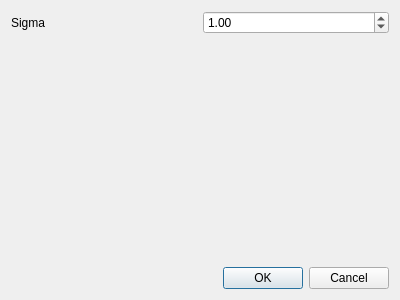
<?xml version="1.0" encoding="UTF-8"?>
<ui version="4.0">
 <class>SmoothEffectWidgetUi</class>
 <widget class="QWidget" name="SmoothEffectWidgetUi">
  <property name="geometry">
   <rect>
    <x>0</x>
    <y>0</y>
    <width>400</width>
    <height>300</height>
   </rect>
  </property>
  <property name="windowTitle">
   <string>Form</string>
  </property>
  <layout class="QGridLayout" name="gridLayout">
   <item row="0" column="0">
    <widget class="QLabel" name="label">
     <property name="text">
      <string>Sigma</string>
     </property>
    </widget>
   </item>
   <item row="0" column="1">
    <widget class="QDoubleSpinBox" name="spinBoxSigma">
     <property name="value">
      <double>1.000000000000000</double>
     </property>
    </widget>
   </item>
   <item row="2" column="0" colspan="2">
    <widget class="QDialogButtonBox" name="buttonBox">
     <property name="standardButtons">
      <set>QDialogButtonBox::Cancel|QDialogButtonBox::Ok</set>
     </property>
    </widget>
   </item>
   <item row="1" column="0" colspan="2">
    <spacer name="verticalSpacer">
     <property name="orientation">
      <enum>Qt::Vertical</enum>
     </property>
     <property name="sizeHint" stdset="0">
      <size>
       <width>20</width>
       <height>40</height>
      </size>
     </property>
    </spacer>
   </item>
  </layout>
 </widget>
 <resources/>
 <connections/>
</ui>
